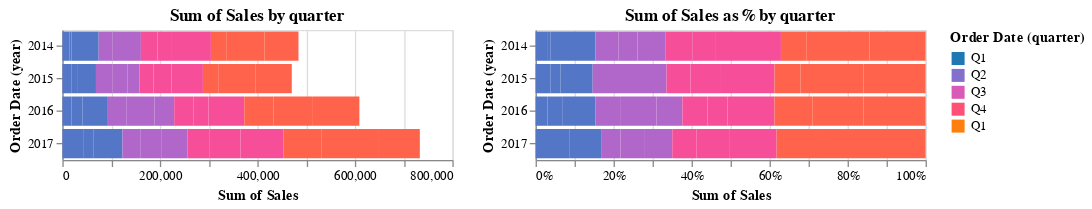

Notebook code cell kept with this figure:
### Code cell
stack1 = alt.Chart(monthly_all_df.reset_index()).mark_bar().encode(
    x = alt.X('sum(Sales)'),
    y = 'year(Order Date):N',
    color = alt.Color(
        'quarter(Order Date)',
        scale = alt.Scale(scheme='category10')
    ),
    tooltip = ['Order Date', 'Sales']
).properties(
    width = 300,
    height = 100,
    title = 'Sum of Sales by quarter'
)

stack2 = alt.Chart(monthly_all_df.reset_index()).mark_bar().encode(
    x = alt.X('sum(Sales)', stack = 'normalize'),
    y = 'year(Order Date):N',
    color = alt.Color(
        'quarter(Order Date)',
        scale = alt.Scale(scheme='category10')
    ),
    tooltip = ['Order Date', 'Sales']
).properties(
    width = 300,
    height = 100,
    title = 'Sum of Sales as % by quarter'
)


stack1 | stack2

### Figure 1 — Vega-Lite specification as saved in the notebook (floating-point values rounded to 4 significant figures)
{"config": {"view": {"continuousWidth": 300, "continuousHeight": 300}}, "hconcat": [{"data": {"name": "data-f912a0ed9fafb9ee8c14e88e0667045d"}, "mark": {"type": "bar"}, "encoding": {"color": {"field": "Order Date", "scale": {"scheme": "category10"}, "timeUnit": "quarter", "type": "temporal"}, "tooltip": [{"field": "Order Date", "type": "temporal"}, {"field": "Sales", "type": "quantitative"}], "x": {"aggregate": "sum", "field": "Sales", "type": "quantitative"}, "y": {"field": "Order Date", "timeUnit": "year", "type": "nominal"}}, "height": 100, "title": "Sum of Sales by quarter", "width": 300}, {"data": {"name": "data-f912a0ed9fafb9ee8c14e88e0667045d"}, "mark": {"type": "bar"}, "encoding": {"color": {"field": "Order Date", "scale": {"scheme": "category10"}, "timeUnit": "quarter", "type": "temporal"}, "tooltip": [{"field": "Order Date", "type": "temporal"}, {"field": "Sales", "type": "quantitative"}], "x": {"aggregate": "sum", "field": "Sales", "stack": "normalize", "type": "quantitative"}, "y": {"field": "Order Date", "timeUnit": "year", "type": "nominal"}}, "height": 100, "title": "Sum of Sales as % by quarter", "width": 300}], "$schema": "https://vega.github.io/schema/vega-lite/v5.8.0.json", "datasets": {"data-f912a0ed9fafb9ee8c14e88e0667045d": [{"Order Date": "2014-01-31T00:00:00", "Sales": 14240.0}, {"Order Date": "2014-02-28T00:00:00", "Sales": 4520.0}, {"Order Date": "2014-03-31T00:00:00", "Sales": 55690.0}, {"Order Date": "2014-04-30T00:00:00", "Sales": 28300.0}, {"Order Date": "2014-05-31T00:00:00", "Sales": 23650.0}, {"Order Date": "2014-06-30T00:00:00", "Sales": 34600.0}, {"Order Date": "2014-07-31T00:00:00", "Sales": 33950.0}, {"Order Date": "2014-08-31T00:00:00", "Sales": 27910.0}, {"Order Date": "2014-09-30T00:00:00", "Sales": 81780.0}, {"Order Date": "2014-10-31T00:00:00", "Sales": 31450.0}, {"Order Date": "2014-11-30T00:00:00", "Sales": 78630.0}, {"Order Date": "2014-12-31T00:00:00", "Sales": 69550.0}, {"Order Date": "2015-01-31T00:00:00", "Sales": 18170.0}, {"Order Date": "2015-02-28T00:00:00", "Sales": 11950.0}, {"Order Date": "2015-03-31T00:00:00", "Sales": 38730.0}, {"Order Date": "2015-04-30T00:00:00", "Sales": 34200.0}, {"Order Date": "2015-05-31T00:00:00", "Sales": 30130.0}, {"Order Date": "2015-06-30T00:00:00", "Sales": 24800.0}, {"Order Date": "2015-07-31T00:00:00", "Sales": 28770.0}, {"Order Date": "2015-08-31T00:00:00", "Sales": 36900.0}, {"Order Date": "2015-09-30T00:00:00", "Sales": 64600.0}, {"Order Date": "2015-10-31T00:00:00", "Sales": 31400.0}, {"Order Date": "2015-11-30T00:00:00", "Sales": 75970.0}, {"Order Date": "2015-12-31T00:00:00", "Sales": 74920.0}, {"Order Date": "2016-01-31T00:00:00", "Sales": 18540.0}, {"Order Date": "2016-02-29T00:00:00", "Sales": 22980.0}, {"Order Date": "2016-03-31T00:00:00", "Sales": 51720.0}, {"Order Date": "2016-04-30T00:00:00", "Sales": 38750.0}, {"Order Date": "2016-05-31T00:00:00", "Sales": 56990.0}, {"Order Date": "2016-06-30T00:00:00", "Sales": 40340.0}, {"Order Date": "2016-07-31T00:00:00", "Sales": 39260.0}, {"Order Date": "2016-08-31T00:00:00", "Sales": 31120.0}, {"Order Date": "2016-09-30T00:00:00", "Sales": 73410.0}, {"Order Date": "2016-10-31T00:00:00", "Sales": 59690.0}, {"Order Date": "2016-11-30T00:00:00", "Sales": 79410.0}, {"Order Date": "2016-12-31T00:00:00", "Sales": 97000.0}, {"Order Date": "2017-01-31T00:00:00", "Sales": 43970.0}, {"Order Date": "2017-02-28T00:00:00", "Sales": 20300.0}, {"Order Date": "2017-03-31T00:00:00", "Sales": 58870.0}, {"Order Date": "2017-04-30T00:00:00", "Sales": 36520.0}, {"Order Date": "2017-05-31T00:00:00", "Sales": 44260.0}, {"Order Date": "2017-06-30T00:00:00", "Sales": 52980.0}, {"Order Date": "2017-07-31T00:00:00", "Sales": 45260.0}, {"Order Date": "2017-08-31T00:00:00", "Sales": 63120.0}, {"Order Date": "2017-09-30T00:00:00", "Sales": 87870.0}, {"Order Date": "2017-10-31T00:00:00", "Sales": 77780.0}, {"Order Date": "2017-11-30T00:00:00", "Sales": 118400.0}, {"Order Date": "2017-12-31T00:00:00", "Sales": 83830.0}]}}
